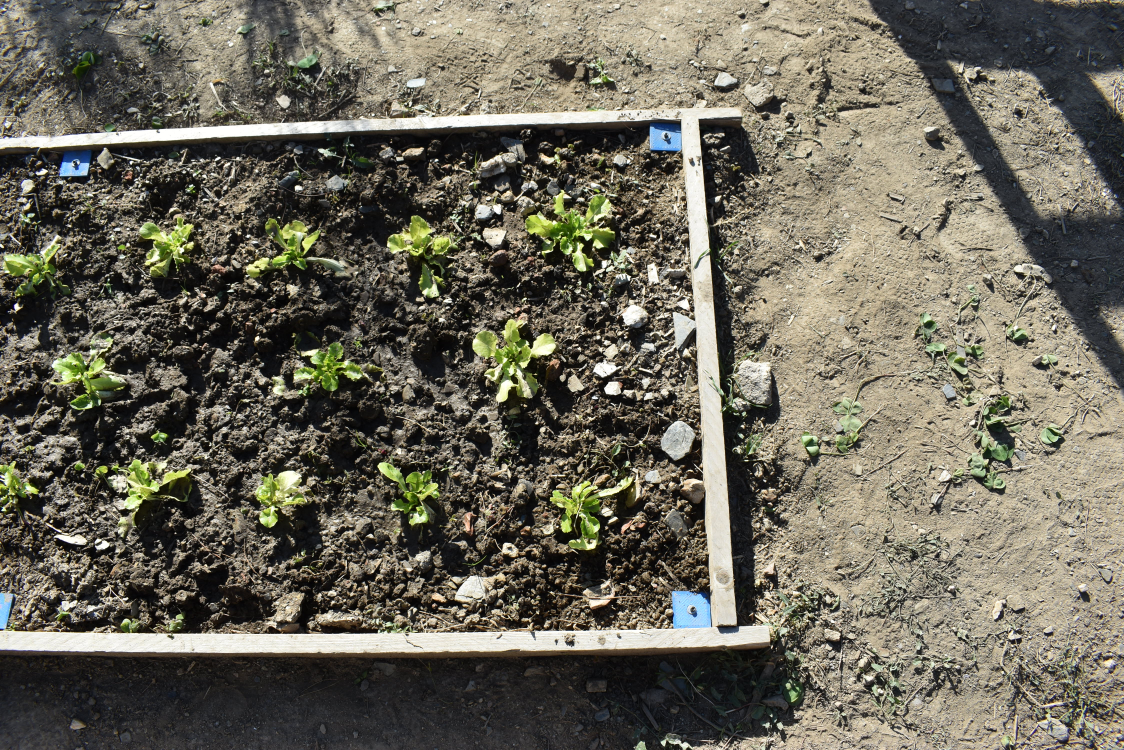
#> input picture stitching/images/DSC_0107.JPG, 4496 x 3000 px, found by its file name (shown at 1/4 size); its folder holds 4 pictures in this run
$ python estimate_and_map.py   (older library calls are emulated)
#> lines starting #> are read from the running program, lines starting #| are printed output that depends on the picture
### stitch/match_images.py
import numpy as np
import scipy as sp
import scipy.signal
import cv2
import time
import os
import json

# [33 lines left out: functions exgreen, get_flannkd, get_flannlsh, getImageCorners, not called in this run]


def getMatches(im1,im2):
   akDetect = cv2.KAZE_create()
   kp1, desc1=akDetect.detectAndCompute(im1,None)
   kp2, desc2=akDetect.detectAndCompute(im2,None)
   matcher = cv2.BFMatcher(cv2.NORM_L2)

   matches=matcher.knnMatch(desc2[:260000],trainDescriptors=desc1[:260000],k=2)
   return kp1, kp2, matches

# [136 lines left out: functions filter_matches, draw_matches, blendImagePair, warpImagePair, correct, not called in this run]

def estim(f1, f2, imdir, filter_params, resdir, plotit=False):
#> called with f1 = 'DSC_0107.JPG', f2 = 'DSC_0108.JPG', imdir = 'images/', resdir = 'images/../stitch', plotit = True
   t0=time.time()
   ima_0=cv2.imread(imdir+f1)
#> ima_0 is the input picture: shape (3000, 4496, 3); mean B, G, R 91.3, 104.9, 108.7
   imb_0=cv2.imread(imdir+f2)
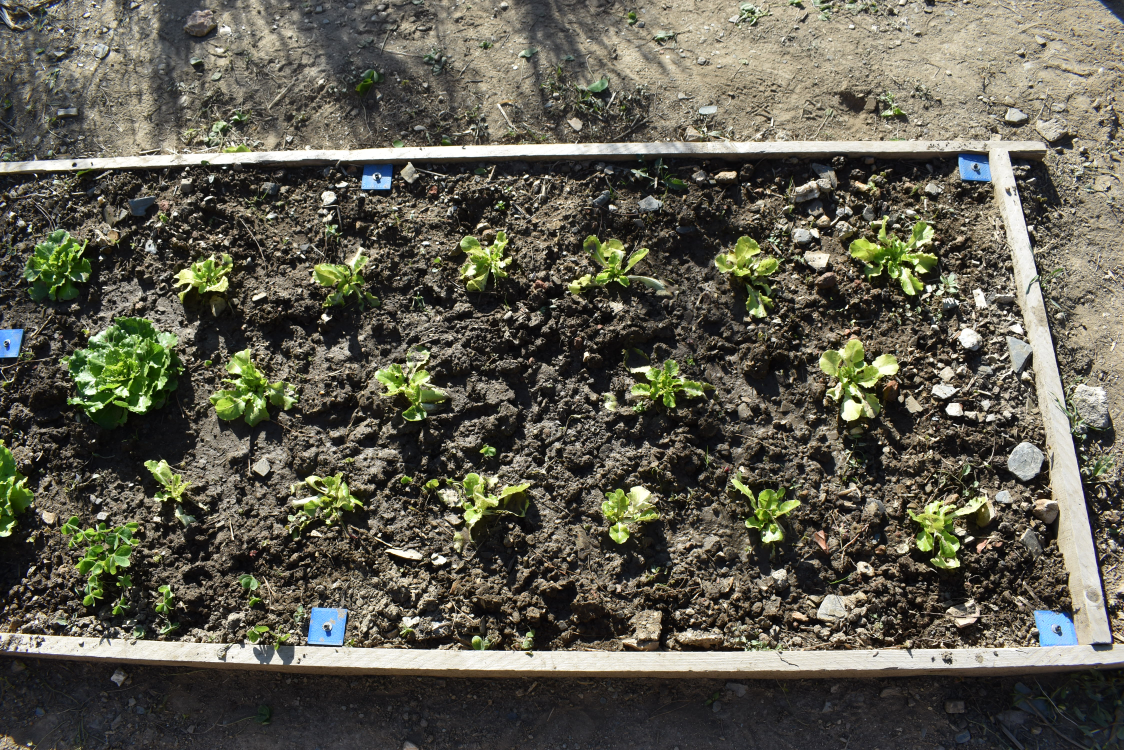
#> input picture stitching/images/DSC_0108.JPG, 4496 x 3000 px, found by its file name (shown at 1/4 size)
#> imb_0 is the input picture: shape (3000, 4496, 3); mean B, G, R 79.8, 93, 95.3

   ima = cv2.cvtColor(ima_0, cv2.COLOR_BGR2GRAY)
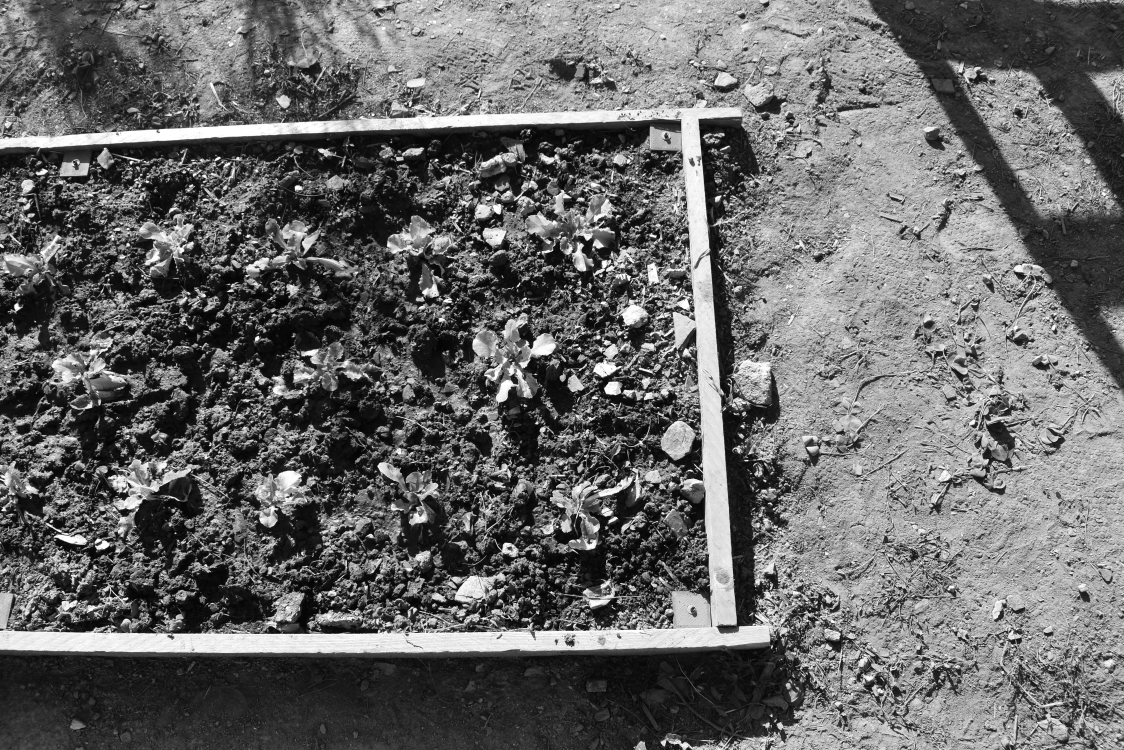
#> ima: shape (3000, 4496) (shown at 1/4 size); min 0, max 255, mean 104.5
   imb = cv2.cvtColor(imb_0, cv2.COLOR_BGR2GRAY)
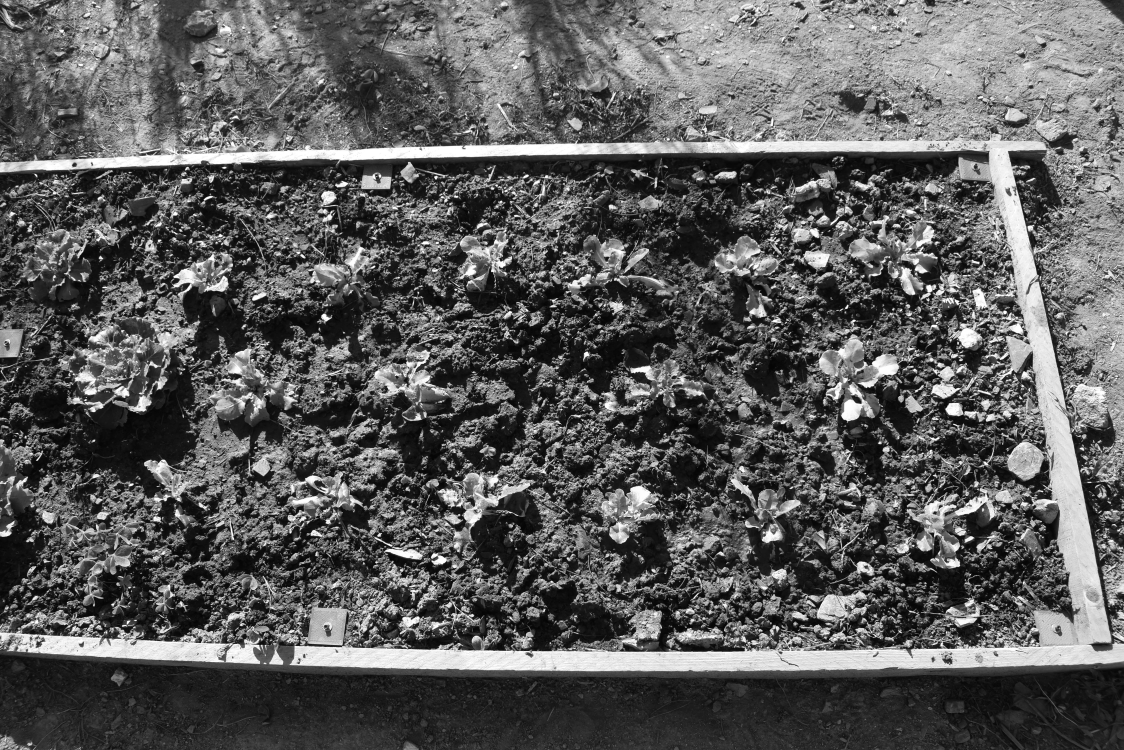
#> imb: shape (3000, 4496) (shown at 1/4 size); min 0, max 255, mean 92.2

   kp1,kp2,matches=getMatches(ima,imb)
   p1,p2=filter_matches(kp1, kp2, matches, filter_params)
   print("%s matches found for %s and %s"%(len(p1), f1, f2))

   if len(p1):
      if plotit: draw_matches(ima_0, imb_0, p1, p2 , resdir+"/matches_%s_%s.png"%(f1,f2), lwidth=5,r=8)
      H, status = cv2.findHomography(p1, p2, cv2.RANSAC, 5.0)
      HR = cv2.estimateAffinePartial2D(p1, p2)
      np.save(resdir+"/H_%s_%s.npy"%(f1,f2),H)
      np.save(resdir+"/H_%s_%s_p1.npy"%(f1,f2),p1)
      np.save(resdir+"/H_%s_%s_p2.npy"%(f1,f2),p2)
      np.save(resdir+"/HR_%s_%s.npy"%(f1,f2),HR)
   else:
      H=None
      HR=None
   print("H=", H)
   t1=time.time()
   print("it took", t1-t0, "seconds")

### stitch/estimate_and_map.py
import os
import match_images as mi
import numpy as np
import time
import cv2

def estimate(imdir):
   fs=os.listdir(imdir)
   fs.sort()

   filter_params={'x1'   : 0,
                  'x2'   : 10000,
                  'ymin' : 0,
                  'xmin1' :0,
                  'xmax1' :10000,
                  'xmin2' :0,
                  'xmax2' : 10000,
                  'dxmin': 0,
                  'dymin': 0,
                  'dxmax': 10000,
                  'dymax': 10000,
                  'match_ratio':.5
             }


   resdir=imdir+"../stitch"

   if not(os.path.exists(resdir)):
   	print
   	os.makedirs(resdir)

   for i in range(len(fs)-1):
      mi.estim(fs[i], fs[i+1], imdir, filter_params, resdir,True)

# [5 lines left out: function trComb, not called in this run]

def trPoint(t,x):
    return np.dot(t[:2,:2],x.T).T+t[:2,2]

# [58 lines left out: functions getTrs, map, not called in this run]


t0=time.time()

imdir="images/"
#> (the run stopped early here; a loop or call above may not have finished)
